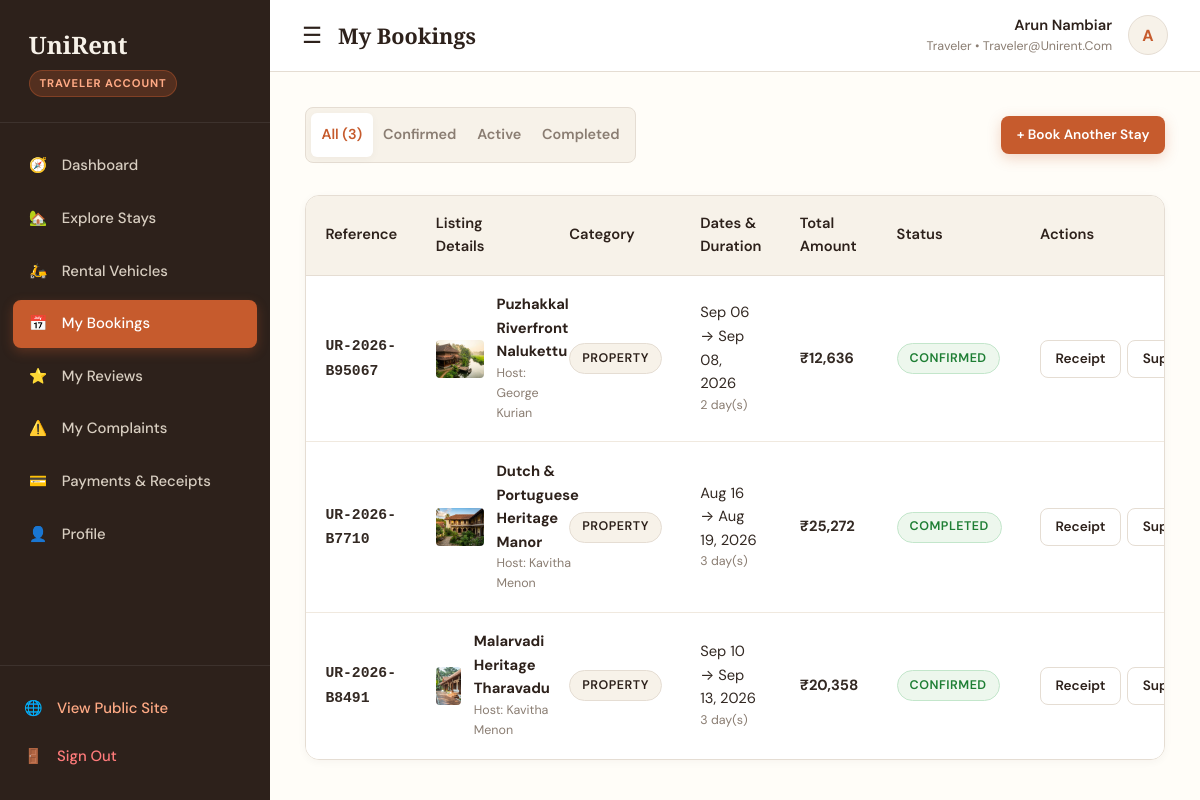
Page /traveler/bookings (signed in) on the committed database.
### app/models.py (models this page shows, shortened)
class User(db.Model):
    __tablename__ = 'users'
    user_id = db.Column(db.Integer, primary_key=True, autoincrement=True)
    full_name = db.Column(db.String(120), nullable=False)
    email = db.Column(db.String(150), unique=True, nullable=False, index=True)
    phone = db.Column(db.String(20), nullable=False)
    password_hash = db.Column(db.String(255), nullable=False)
    role = db.Column(db.String(20), nullable=False, default='traveler')  # traveler, owner, admin
    status = db.Column(db.String(20), nullable=False, default='active')  # active, suspended
    profile_image = db.Column(db.String(255), nullable=True)
    created_at = db.Column(db.DateTime, default=datetime.utcnow)
    updated_at = db.Column(db.DateTime, default=datetime.utcnow, onupdate=datetime.utcnow)
    owner_profile = db.relationship('Owner', backref='user', uselist=False, cascade='all, delete-orphan')
    admin_profile = db.relationship('Admin', backref='user', uselist=False, cascade='all, delete-orphan')
    bookings = db.relationship('Booking', backref='user', lazy='dynamic', cascade='all, delete-orphan')
    reviews = db.relationship('Review', backref='user', lazy='dynamic', cascade='all, delete-orphan')
    complaints = db.relationship('Complaint', backref='user', lazy='dynamic', cascade='all, delete-orphan')

class Booking(db.Model):
    __tablename__ = 'bookings'
    booking_id = db.Column(db.Integer, primary_key=True, autoincrement=True)
    booking_reference = db.Column(db.String(50), unique=True, nullable=False, index=True)
    user_id = db.Column(db.Integer, db.ForeignKey('users.user_id', ondelete='CASCADE'), nullable=False)
    owner_id = db.Column(db.Integer, db.ForeignKey('owners.owner_id', ondelete='CASCADE'), nullable=False)
    listing_type = db.Column(db.String(20), nullable=False)  # property, vehicle
    property_id = db.Column(db.Integer, db.ForeignKey('properties.property_id', ondelete='SET NULL'), nullable=True)
    vehicle_id = db.Column(db.Integer, db.ForeignKey('vehicles.vehicle_id', ondelete='SET NULL'), nullable=True)
    start_date = db.Column(db.Date, nullable=False)
    end_date = db.Column(db.Date, nullable=False)
    total_days = db.Column(db.Integer, nullable=False, default=1)
    daily_rate = db.Column(db.Float, nullable=False)
    service_fee = db.Column(db.Float, nullable=False, default=0.0)
    tax_amount = db.Column(db.Float, nullable=False, default=0.0)
    total_amount = db.Column(db.Float, nullable=False)
    booking_status = db.Column(db.String(20), nullable=False, default='confirmed')  # pending, confirmed, active, completed, cancelled
    special_requests = db.Column(db.Text, nullable=True)
    created_at = db.Column(db.DateTime, default=datetime.utcnow)
    payment = db.relationship('Payment', backref='booking', uselist=False, cascade='all, delete-orphan')
    review = db.relationship('Review', backref='booking', uselist=False, cascade='all, delete-orphan')
    complaints = db.relationship('Complaint', backref='booking', lazy='dynamic', cascade='all, delete-orphan')
    @property
    def listing_name(self):
        if self.listing_type == 'property' and self.property:
            return self.property.property_name
        elif self.listing_type == 'vehicle' and self.vehicle:
            return f"{self.vehicle.vehicle_name} ({self.vehicle.model})"
        return 'Listing'
    @property
    def listing_image(self):
        if self.listing_type == 'property' and self.property:
            return self.property.featured_image
        elif self.listing_type == 'vehicle' and self.vehicle:
            return self.vehicle.featured_image
        return '/static/images/hero_kerala_stay.jpg'

class Property(db.Model):
    __tablename__ = 'properties'
    property_id = db.Column(db.Integer, primary_key=True, autoincrement=True)
    owner_id = db.Column(db.Integer, db.ForeignKey('owners.owner_id', ondelete='CASCADE'), nullable=False)
    property_name = db.Column(db.String(160), nullable=False)
    slug = db.Column(db.String(180), unique=True, nullable=False)
    property_type = db.Column(db.String(80), nullable=False)  # Heritage Villa, Traditional Tharavadu, Nalukettu, Colonial Manor
    description = db.Column(db.Text, nullable=False)
    address = db.Column(db.String(255), nullable=False)
    district = db.Column(db.String(50), nullable=False)  # Ernakulam, Thrissur
    latitude = db.Column(db.Float, nullable=False)
    longitude = db.Column(db.Float, nullable=False)
    price_per_night = db.Column(db.Float, nullable=False)
    guest_capacity = db.Column(db.Integer, nullable=False, default=2)
    bedrooms = db.Column(db.Integer, nullable=False, default=1)
    bathrooms = db.Column(db.Integer, nullable=False, default=1)
    amenities = db.Column(db.Text, nullable=True)  # JSON serialized list
    images = db.Column(db.Text, nullable=True)  # JSON serialized list of image paths/URLs
    featured_image = db.Column(db.String(255), nullable=True)
    approval_status = db.Column(db.String(20), nullable=False, default='pending')  # pending, approved, rejected
    rejection_reason = db.Column(db.Text, nullable=True)
    availability_status = db.Column(db.String(20), nullable=False, default='available')  # available, booked, maintenance
    featured = db.Column(db.Boolean, nullable=False, default=False)
    created_at = db.Column(db.DateTime, default=datetime.utcnow)
    bookings = db.relationship('Booking', backref='property', lazy='dynamic')
    reviews = db.relationship('Review', backref='property', lazy='dynamic')

### app/routes/traveler.py (the view)
@traveler_bp.route('/bookings')
@login_required('traveler')
def bookings():
    user_id = session.get('user_id')
    status_filter = request.args.get('status', 'all')
    query = Booking.query.filter_by(user_id=user_id)
    if status_filter != 'all':
        query = query.filter_by(booking_status=status_filter)
    bookings_list = query.order_by(Booking.created_at.desc()).all()
    return render_template(
        'traveler/bookings.html',
        bookings=bookings_list,
        current_status=status_filter
    )

### templates/traveler/bookings.html (shortened to what this page needs)
{% extends "dashboard_base.html" %}
{% block page_title %}My Bookings{% endblock %}
{% block dashboard_content %}
<div style="display:flex; justify-content:space-between; align-items:center; margin-bottom: 2rem;">
  <div class="auth-tabs" style="width: auto; margin: 0;">
    <a href="{{ url_for('traveler.bookings', status='all') }}" class="auth-tab {% if current_status == 'all' %}active{% endif %}">All ({{ bookings|length }})</a>
    <a href="{{ url_for('traveler.bookings', status='confirmed') }}" class="auth-tab {% if current_status == 'confirmed' %}active{% endif %}">Confirmed</a>
    <a href="{{ url_for('traveler.bookings', status='active') }}" class="auth-tab {% if current_status == 'active' %}active{% endif %}">Active</a>
    <a href="{{ url_for('traveler.bookings', status='completed') }}" class="auth-tab {% if current_status == 'completed' %}active{% endif %}">Completed</a>
  </div>
  <a href="{{ url_for('main.stays') }}" class="btn btn-primary btn-sm">+ Book Another Stay</a>
</div>
<div class="table-responsive">
  <table class="table">
    <thead>
      <tr>
        <th>Reference</th>
        <th>Listing Details</th>
        <th>Category</th>
        <th>Dates & Duration</th>
        <th>Total Amount</th>
        <th>Status</th>
        <th>Actions</th>
      </tr>
    </thead>
    <tbody>
      {% for b in bookings %}
        <tr>
          <td><strong style="font-family: monospace;">{{ b.booking_reference }}</strong></td>
          <td>
            <div style="display: flex; gap: 0.8rem; align-items: center;">
              <img src="{{ b.listing_image }}" alt="Thumb" style="width: 48px; height: 38px; border-radius: 4px; object-fit: cover;">
              <div>
                <strong style="color: var(--ur-brown);">{{ b.listing_name }}</strong>
                <div style="font-size: 0.78rem; color: var(--ur-muted);">Host: {{ b.owner.user.full_name }}</div>
              </div>
            </div>
          </td>
          <td>
            <span class="badge badge-pickup">{{ b.listing_type|capitalize }}</span>
          </td>
          <td>
            {{ b.start_date.strftime('%b %d') }} → {{ b.end_date.strftime('%b %d, %Y') }}
            <div style="font-size: 0.78rem; color: var(--ur-muted);">{{ b.total_days }} day(s)</div>
          </td>
          <td><strong>{{ format_currency(b.total_amount) }}</strong></td>
          <td>
            {% if b.booking_status == 'confirmed' %}
              <span class="badge badge-confirmed">Confirmed</span>
            {% elif b.booking_status == 'active' %}
              <span class="badge badge-active">Active</span>
            {% elif b.booking_status == 'completed' %}
              <span class="badge badge-approved">Completed</span>
            {% else %}
              <span class="badge badge-rejected">{{ b.booking_status|capitalize }}</span>
            {% endif %}
          </td>
          <td>
            <div style="display:flex; gap:0.4rem;">
              <a href="{{ url_for('main.confirmation', ref=b.booking_reference) }}" class="btn btn-outline btn-sm">Receipt</a>
              <a href="{{ url_for('traveler.complaints') }}" class="btn btn-outline btn-sm" title="Report issue">Support</a>
            </div>
          </td>
        </tr>
      {% else %}
        <tr>
          <td colspan="7" style="text-align: center; padding: 3rem 1rem; color: var(--ur-muted);">
            No bookings found for this category filter.
          </td>
        </tr>
      {% endfor %}
    </tbody>
  </table>
</div>
{% endblock %}

### templates/dashboard_base.html (shortened to what this page needs)
<!DOCTYPE html>
<html lang="en">
<head>
  <link rel="stylesheet" href="https://unpkg.com/leaflet@1.9.4/dist/leaflet.css"/>
  <link rel="stylesheet" href="{{ url_for('static', filename='css/style.css') }}">
</head>
<body>
<div class="dashboard-container">
  <aside class="dashboard-sidebar">
    <div class="sidebar-header">
      <a href="{{ url_for('main.index') }}" class="sidebar-brand">
        UniRent
      </a>
      <div>
        <span class="sidebar-role-badge">
          {% if current_user and current_user.role == 'admin' %}Administrator Portal
          {% elif current_user and current_user.role == 'owner' %}Property & Vehicle Host
          {% elif current_user and current_user.role == 'traveler' %}Traveler Account
          {% else %}Traveler Account{% endif %}
        </span>
      </div>
    </div>
    <ul class="sidebar-menu">
      {% if current_user and current_user.role == 'admin' %}
        <li class="sidebar-item">
          <a href="{{ url_for('admin.dashboard') }}" class="sidebar-link {% if request.endpoint == 'admin.dashboard' %}active{% endif %}">
            <span>📊</span> <span>Overview</span>
          </a>
        </li>
        <li class="sidebar-item">
          <a href="{{ url_for('admin.approvals') }}" class="sidebar-link {% if request.endpoint == 'admin.approvals' %}active{% endif %}">
            <span>🛡️</span> <span>Listing Approvals</span>
          </a>
        </li>
        <li class="sidebar-item">
          <a href="{{ url_for('admin.travelers') }}" class="sidebar-link {% if request.endpoint == 'admin.travelers' %}active{% endif %}">
            <span>👥</span> <span>Travelers</span>
          </a>
        </li>
        <li class="sidebar-item">
          <a href="{{ url_for('admin.owners') }}" class="sidebar-link {% if request.endpoint == 'admin.owners' %}active{% endif %}">
            <span>🏨</span> <span>Owners</span>
          </a>
        </li>
        <li class="sidebar-item">
          <a href="{{ url_for('admin.properties') }}" class="sidebar-link {% if request.endpoint == 'admin.properties' %}active{% endif %}">
            <span>🏡</span> <span>All Properties</span>
          </a>
        </li>
        <li class="sidebar-item">
          <a href="{{ url_for('admin.vehicles') }}" class="sidebar-link {% if request.endpoint == 'admin.vehicles' %}active{% endif %}">
            <span>🚗</span> <span>All Vehicles</span>
          </a>
        </li>
        <li class="sidebar-item">
          <a href="{{ url_for('admin.bookings') }}" class="sidebar-link {% if request.endpoint == 'admin.bookings' %}active{% endif %}">
            <span>📅</span> <span>Bookings</span>
          </a>
        </li>
        <li class="sidebar-item">
          <a href="{{ url_for('admin.payments') }}" class="sidebar-link {% if request.endpoint == 'admin.payments' %}active{% endif %}">
            <span>💳</span> <span>Payments</span>
          </a>
        </li>
        <li class="sidebar-item">
          <a href="{{ url_for('admin.complaints') }}" class="sidebar-link {% if request.endpoint == 'admin.complaints' %}active{% endif %}">
            <span>⚖️</span> <span>Complaints</span>
          </a>
        </li>
        <li class="sidebar-item">
          <a href="{{ url_for('admin.reports') }}" class="sidebar-link {% if request.endpoint == 'admin.reports' %}active{% endif %}">
            <span>📈</span> <span>Reports & Analytics</span>
          </a>
        </li>
      {% elif current_user and current_user.role == 'traveler' %}
        <li class="sidebar-item">
          <a href="{{ url_for('traveler.dashboard') }}" class="sidebar-link {% if request.endpoint == 'traveler.dashboard' %}active{% endif %}">
            <span>🧭</span> <span>Dashboard</span>
          </a>
        </li>
        <li class="sidebar-item">
          <a href="{{ url_for('main.stays') }}" class="sidebar-link {% if request.endpoint == 'main.stays' or 'stay' in request.endpoint %}active{% endif %}">
            <span>🏡</span> <span>Explore Stays</span>
          </a>
        </li>
        <li class="sidebar-item">
          <a href="{{ url_for('main.vehicles') }}" class="sidebar-link {% if request.endpoint == 'main.vehicles' or 'vehicle' in request.endpoint %}active{% endif %}">
            <span>🛵</span> <span>Rental Vehicles</span>
          </a>
        </li>
        <li class="sidebar-item">
          <a href="{{ url_for('traveler.bookings') }}" class="sidebar-link {% if request.endpoint == 'traveler.bookings' %}active{% endif %}">
            <span>📅</span> <span>My Bookings</span>
          </a>
        </li>
        <li class="sidebar-item">
          <a href="{{ url_for('traveler.reviews') }}" class="sidebar-link {% if request.endpoint == 'traveler.reviews' %}active{% endif %}">
            <span>⭐</span> <span>My Reviews</span>
          </a>
        </li>
        <li class="sidebar-item">
          <a href="{{ url_for('traveler.complaints') }}" class="sidebar-link {% if request.endpoint == 'traveler.complaints' %}active{% endif %}">
            <span>⚠️</span> <span>My Complaints</span>
          </a>
        </li>
        <li class="sidebar-item">
          <a href="{{ url_for('traveler.payments') }}" class="sidebar-link {% if request.endpoint == 'traveler.payments' %}active{% endif %}">
            <span>💳</span> <span>Payments & Receipts</span>
          </a>
        </li>
        <li class="sidebar-item">
          <a href="{{ url_for('traveler.profile') }}" class="sidebar-link {% if request.endpoint == 'traveler.profile' %}active{% endif %}">
            <span>👤</span> <span>Profile</span>
          </a>
        </li>
      {% endif %}
    </ul>
    <div class="sidebar-footer">
      <a href="{{ url_for('main.index') }}" class="sidebar-link" style="padding-left:0; color:#ffaa85;">
        <span>🌐</span> <span>View Public Site</span>
      </a>
      <a href="{{ url_for('auth.logout') }}" class="sidebar-link" style="padding-left:0; color:#ff7b7b;">
        <span>🚪</span> <span>Sign Out</span>
      </a>
    </div>
  </aside>
  <div class="dashboard-main">
    <header class="dashboard-topbar">
      <div style="display:flex; align-items:center; gap:1rem;">
        <button id="dashboard_sidebar_toggle" style="background:none; border:none; font-size:1.4rem; cursor:pointer; color:var(--ur-brown); display:block;">
          ☰
        </button>
        <h3 style="font-size:1.35rem; margin:0;">{% block page_title %}Dashboard{% endblock %}</h3>
      </div>
      <div class="topbar-user">
        {% if current_user %}
        <div style="text-align:right;">
          <div style="font-weight:600; font-size:0.92rem; color:var(--ur-brown);">{{ current_user.full_name }}</div>
          <div style="font-size:0.78rem; color:var(--ur-muted); text-transform:capitalize;">{{ current_user.role }} • {{ current_user.email }}</div>
        </div>
        <div class="user-avatar-circle">
          {{ current_user.full_name[:1] if current_user.full_name else 'U' }}
        </div>
        {% endif %}
      </div>
    </header>
    <div class="dashboard-content">
      {% block dashboard_content %}
      {% endblock %}
    </div>
  </div>
</div>
</body>
</html>

### rows in the picture
User: full_name "Arun Nambiar", role "Traveler", email "Traveler@unirent.com", full_name "A"
Booking: booking_reference "UR-2026-B95067", listing_image (picture), listing_name "Puzhakkal Riverfront Nalukettu", owner.user.full_name "George Kurian", listing_type "PROPERTY", start_date "Sep 06", end_date "Sep 08, 2026", total_days "2", total_amount "₹12,636", booking_status "CONFIRMED"
Booking: booking_reference "UR-2026-B7710", listing_image (picture), listing_name "Dutch & Portuguese Heritage Manor", owner.user.full_name "Kavitha Menon", listing_type "PROPERTY", start_date "Aug 16", end_date "Aug 19, 2026", total_days "3", total_amount "₹25,272", booking_status "COMPLETED"
Booking: booking_reference "UR-2026-B8491", listing_image (picture), listing_name "Malarvadi Heritage Tharavadu", owner.user.full_name "Kavitha Menon", listing_type "PROPERTY", start_date "Sep 10", end_date "Sep 13, 2026", total_days "3", total_amount "₹20,358", booking_status "CONFIRMED"

### other values in the picture
{{ bookings|length }} "3"
